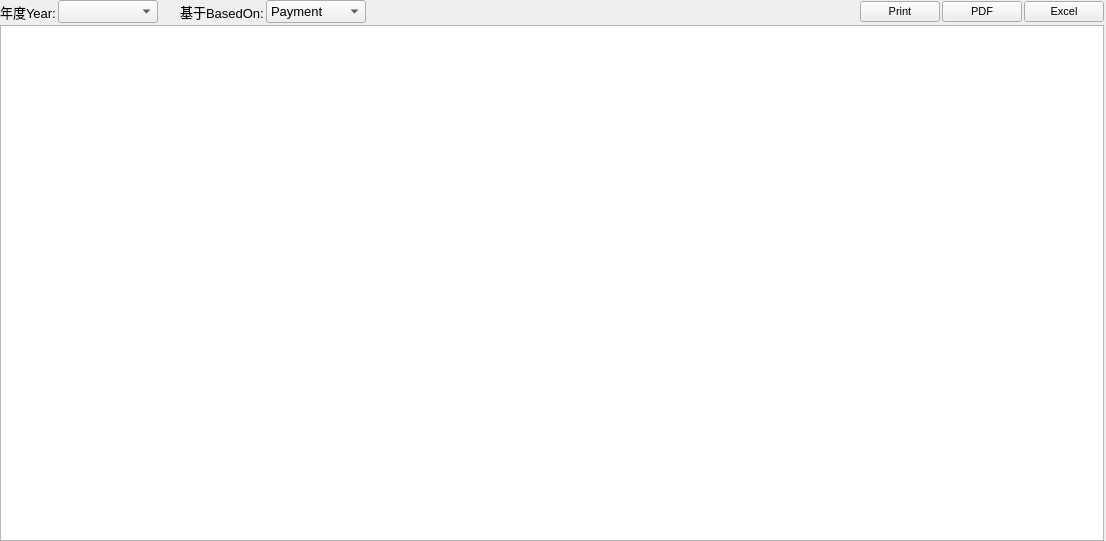
<?xml version="1.0" encoding="UTF-8"?>
<ui version="4.0">
 <class>Form</class>
 <widget class="QWidget" name="Form">
  <property name="geometry">
   <rect>
    <x>0</x>
    <y>0</y>
    <width>1106</width>
    <height>541</height>
   </rect>
  </property>
  <property name="font">
   <font>
    <family>Arial</family>
    <pointsize>10</pointsize>
   </font>
  </property>
  <property name="windowTitle">
   <string>Order</string>
  </property>
  <layout class="QVBoxLayout" name="verticalLayout">
   <property name="spacing">
    <number>2</number>
   </property>
   <property name="leftMargin">
    <number>0</number>
   </property>
   <property name="topMargin">
    <number>0</number>
   </property>
   <property name="rightMargin">
    <number>2</number>
   </property>
   <property name="bottomMargin">
    <number>0</number>
   </property>
   <item>
    <layout class="QHBoxLayout" name="horizontalLayout_4">
     <item>
      <layout class="QHBoxLayout" name="horizontalLayout_3">
       <item>
        <widget class="QLabel" name="label">
         <property name="text">
          <string>年度Year:</string>
         </property>
        </widget>
       </item>
       <item>
        <widget class="QComboBox" name="cbo_year">
         <property name="minimumSize">
          <size>
           <width>100</width>
           <height>0</height>
          </size>
         </property>
         <property name="autoFillBackground">
          <bool>false</bool>
         </property>
         <property name="locale">
          <locale language="Chinese" country="China"/>
         </property>
         <property name="modelColumn">
          <number>0</number>
         </property>
        </widget>
       </item>
       <item>
        <spacer name="horizontalSpacer_2">
         <property name="orientation">
          <enum>Qt::Horizontal</enum>
         </property>
         <property name="sizeType">
          <enum>QSizePolicy::Fixed</enum>
         </property>
         <property name="sizeHint" stdset="0">
          <size>
           <width>20</width>
           <height>20</height>
          </size>
         </property>
        </spacer>
       </item>
       <item>
        <widget class="QLabel" name="label_3">
         <property name="text">
          <string>基于BasedOn:</string>
         </property>
        </widget>
       </item>
       <item>
        <widget class="QComboBox" name="cbo_base">
         <property name="minimumSize">
          <size>
           <width>100</width>
           <height>0</height>
          </size>
         </property>
         <item>
          <property name="text">
           <string>Payment</string>
          </property>
         </item>
         <item>
          <property name="text">
           <string>Receivables</string>
          </property>
         </item>
        </widget>
       </item>
       <item>
        <spacer name="horizontalSpacer">
         <property name="orientation">
          <enum>Qt::Horizontal</enum>
         </property>
         <property name="sizeHint" stdset="0">
          <size>
           <width>40</width>
           <height>20</height>
          </size>
         </property>
        </spacer>
       </item>
       <item>
        <widget class="QPushButton" name="butPrint">
         <property name="font">
          <font>
           <pointsize>8</pointsize>
          </font>
         </property>
         <property name="text">
          <string>Print</string>
         </property>
         <property name="icon">
          <iconset>
           <normaloff>../res/ico/printer.png</normaloff>../res/ico/printer.png</iconset>
         </property>
         <property name="iconSize">
          <size>
           <width>16</width>
           <height>16</height>
          </size>
         </property>
        </widget>
       </item>
       <item>
        <widget class="QPushButton" name="butPDF">
         <property name="font">
          <font>
           <pointsize>8</pointsize>
          </font>
         </property>
         <property name="text">
          <string>PDF</string>
         </property>
         <property name="icon">
          <iconset>
           <normaloff>../res/ico/pdf.png</normaloff>../res/ico/pdf.png</iconset>
         </property>
         <property name="iconSize">
          <size>
           <width>16</width>
           <height>16</height>
          </size>
         </property>
        </widget>
       </item>
       <item>
        <widget class="QPushButton" name="butSave">
         <property name="font">
          <font>
           <pointsize>8</pointsize>
          </font>
         </property>
         <property name="text">
          <string>Excel</string>
         </property>
         <property name="icon">
          <iconset>
           <normaloff>../res/ico/export.png</normaloff>../res/ico/export.png</iconset>
         </property>
         <property name="iconSize">
          <size>
           <width>16</width>
           <height>16</height>
          </size>
         </property>
        </widget>
       </item>
      </layout>
     </item>
    </layout>
   </item>
   <item>
    <widget class="QTableView" name="tableView">
     <property name="minimumSize">
      <size>
       <width>0</width>
       <height>250</height>
      </size>
     </property>
     <attribute name="verticalHeaderVisible">
      <bool>false</bool>
     </attribute>
     <attribute name="verticalHeaderDefaultSectionSize">
      <number>30</number>
     </attribute>
     <attribute name="verticalHeaderMinimumSectionSize">
      <number>25</number>
     </attribute>
    </widget>
   </item>
  </layout>
 </widget>
 <resources/>
 <connections/>
 <slots>
  <slot>ReCalc()</slot>
 </slots>
</ui>
